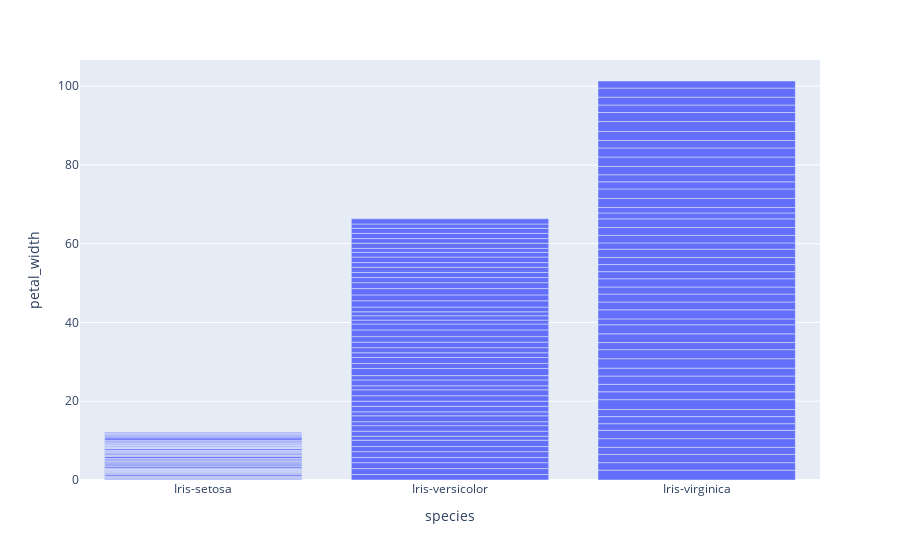

Here is the notebook cell this chart was saved with:
### Code cell
px.bar(iris,x='species',y='petal_width')

### Figure 1 — Plotly figure (JSON) as saved in the notebook; plotly's stock layout.template omitted (floating-point values rounded to 4 significant figures; data arrays with more than 128 entries replaced by an {"elided": "..."} marker saying what was removed)
{"data": [{"alignmentgroup": "True", "hovertemplate": "species=%{x}<br>petal_width=%{y}<extra></extra>", "legendgroup": "", "marker": {"color": "#636efa", "pattern": {"shape": ""}}, "name": "", "offsetgroup": "", "orientation": "v", "showlegend": false, "textposition": "auto", "type": "bar", "x": {"elided": "150 str values"}, "xaxis": "x", "y": {"elided": "150 float values"}, "yaxis": "y"}], "layout": {"barmode": "relative", "legend": {"tracegroupgap": 0}, "margin": {"t": 60}, "xaxis": {"anchor": "y", "domain": [0, 1], "title": {"text": "species"}}, "yaxis": {"anchor": "x", "domain": [0, 1], "title": {"text": "petal_width"}}}}
